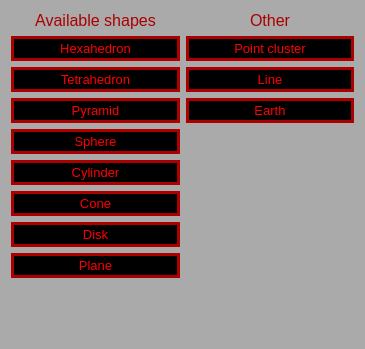
<?xml version="1.0" encoding="UTF-8"?>
<ui version="4.0">
 <class>NewShapeChoice</class>
 <widget class="QDialog" name="NewShapeChoice">
  <property name="geometry">
   <rect>
    <x>0</x>
    <y>0</y>
    <width>365</width>
    <height>349</height>
   </rect>
  </property>
  <property name="windowTitle">
   <string>Dialog</string>
  </property>
  <property name="styleSheet">
   <string notr="true">background: rgb(170,170,170);</string>
  </property>
  <layout class="QHBoxLayout" name="horizontalLayout">
   <item>
    <layout class="QVBoxLayout" name="verticalLayout">
     <item>
      <widget class="QLabel" name="label">
       <property name="font">
        <font>
         <pointsize>12</pointsize>
        </font>
       </property>
       <property name="styleSheet">
        <string notr="true">color: rgb(170, 0, 0);</string>
       </property>
       <property name="text">
        <string>Available shapes</string>
       </property>
       <property name="alignment">
        <set>Qt::AlignCenter</set>
       </property>
      </widget>
     </item>
     <item>
      <widget class="QPushButton" name="makeHex">
       <property name="font">
        <font>
         <pointsize>10</pointsize>
        </font>
       </property>
       <property name="styleSheet">
        <string notr="true">QPushButton{
border: 3px solid rgb(170, 0, 0);
background: rgb(0, 0, 0);
color: rgb(255, 0, 0);
padding: 2px;
}

QPushButton:hover{
	border: 3px solid rgb(255, 255, 255);
	background: rgb(0, 0, 0);
	color: rgb(255, 255, 255);
	padding: 2px;
}

QPushButton:pressed{
    border: 4px solid rgb(255, 255, 255);
	background: rgb(0, 0, 0);
	color: rgb(255, 255, 255);
	padding: 2px;
	font-weight:bold;
}
</string>
       </property>
       <property name="text">
        <string>Hexahedron</string>
       </property>
      </widget>
     </item>
     <item>
      <widget class="QPushButton" name="makeTetra">
       <property name="font">
        <font>
         <pointsize>10</pointsize>
        </font>
       </property>
       <property name="styleSheet">
        <string notr="true">QPushButton{
border: 3px solid rgb(170, 0, 0);
background: rgb(0, 0, 0);
color: rgb(255, 0, 0);
padding: 2px;
}

QPushButton:hover{
	border: 3px solid rgb(255, 255, 255);
	background: rgb(0, 0, 0);
	color: rgb(255, 255, 255);
	padding: 2px;
}

QPushButton:pressed{
    border: 4px solid rgb(255, 255, 255);
	background: rgb(0, 0, 0);
	color: rgb(255, 255, 255);
	padding: 2px;
	font-weight:bold;
}
</string>
       </property>
       <property name="text">
        <string>Tetrahedron</string>
       </property>
      </widget>
     </item>
     <item>
      <widget class="QPushButton" name="makePyr">
       <property name="font">
        <font>
         <pointsize>10</pointsize>
        </font>
       </property>
       <property name="styleSheet">
        <string notr="true">QPushButton{
border: 3px solid rgb(170, 0, 0);
background: rgb(0, 0, 0);
color: rgb(255, 0, 0);
padding: 2px;
}

QPushButton:hover{
	border: 3px solid rgb(255, 255, 255);
	background: rgb(0, 0, 0);
	color: rgb(255, 255, 255);
	padding: 2px;
}

QPushButton:pressed{
    border: 4px solid rgb(255, 255, 255);
	background: rgb(0, 0, 0);
	color: rgb(255, 255, 255);
	padding: 2px;
	font-weight:bold;
}
</string>
       </property>
       <property name="text">
        <string>Pyramid</string>
       </property>
      </widget>
     </item>
     <item>
      <widget class="QPushButton" name="makeSphere">
       <property name="font">
        <font>
         <pointsize>10</pointsize>
        </font>
       </property>
       <property name="styleSheet">
        <string notr="true">QPushButton{
border: 3px solid rgb(170, 0, 0);
background: rgb(0, 0, 0);
color: rgb(255, 0, 0);
padding: 2px;
}

QPushButton:hover{
	border: 3px solid rgb(255, 255, 255);
	background: rgb(0, 0, 0);
	color: rgb(255, 255, 255);
	padding: 2px;
}

QPushButton:pressed{
    border: 4px solid rgb(255, 255, 255);
	background: rgb(0, 0, 0);
	color: rgb(255, 255, 255);
	padding: 2px;
	font-weight:bold;
}
</string>
       </property>
       <property name="text">
        <string>Sphere</string>
       </property>
      </widget>
     </item>
     <item>
      <widget class="QPushButton" name="makeCyl">
       <property name="font">
        <font>
         <pointsize>10</pointsize>
        </font>
       </property>
       <property name="styleSheet">
        <string notr="true">QPushButton{
border: 3px solid rgb(170, 0, 0);
background: rgb(0, 0, 0);
color: rgb(255, 0, 0);
padding: 2px;
}

QPushButton:hover{
	border: 3px solid rgb(255, 255, 255);
	background: rgb(0, 0, 0);
	color: rgb(255, 255, 255);
	padding: 2px;
}

QPushButton:pressed{
    border: 4px solid rgb(255, 255, 255);
	background: rgb(0, 0, 0);
	color: rgb(255, 255, 255);
	padding: 2px;
	font-weight:bold;
}
</string>
       </property>
       <property name="text">
        <string>Cylinder</string>
       </property>
      </widget>
     </item>
     <item>
      <widget class="QPushButton" name="makeCone">
       <property name="font">
        <font>
         <pointsize>10</pointsize>
        </font>
       </property>
       <property name="styleSheet">
        <string notr="true">QPushButton{
border: 3px solid rgb(170, 0, 0);
background: rgb(0, 0, 0);
color: rgb(255, 0, 0);
padding: 2px;
}

QPushButton:hover{
	border: 3px solid rgb(255, 255, 255);
	background: rgb(0, 0, 0);
	color: rgb(255, 255, 255);
	padding: 2px;
}

QPushButton:pressed{
    border: 4px solid rgb(255, 255, 255);
	background: rgb(0, 0, 0);
	color: rgb(255, 255, 255);
	padding: 2px;
	font-weight:bold;
}
</string>
       </property>
       <property name="text">
        <string>Cone</string>
       </property>
      </widget>
     </item>
     <item>
      <widget class="QPushButton" name="makeDisk">
       <property name="font">
        <font>
         <pointsize>10</pointsize>
        </font>
       </property>
       <property name="styleSheet">
        <string notr="true">QPushButton{
border: 3px solid rgb(170, 0, 0);
background: rgb(0, 0, 0);
color: rgb(255, 0, 0);
padding: 2px;
}

QPushButton:hover{
	border: 3px solid rgb(255, 255, 255);
	background: rgb(0, 0, 0);
	color: rgb(255, 255, 255);
	padding: 2px;
}

QPushButton:pressed{
    border: 4px solid rgb(255, 255, 255);
	background: rgb(0, 0, 0);
	color: rgb(255, 255, 255);
	padding: 2px;
	font-weight:bold;
}
</string>
       </property>
       <property name="text">
        <string>Disk</string>
       </property>
      </widget>
     </item>
     <item>
      <widget class="QPushButton" name="makePlane">
       <property name="font">
        <font>
         <pointsize>10</pointsize>
        </font>
       </property>
       <property name="styleSheet">
        <string notr="true">QPushButton{
border: 3px solid rgb(170, 0, 0);
background: rgb(0, 0, 0);
color: rgb(255, 0, 0);
padding: 2px;
}

QPushButton:hover{
	border: 3px solid rgb(255, 255, 255);
	background: rgb(0, 0, 0);
	color: rgb(255, 255, 255);
	padding: 2px;
}

QPushButton:pressed{
    border: 4px solid rgb(255, 255, 255);
	background: rgb(0, 0, 0);
	color: rgb(255, 255, 255);
	padding: 2px;
	font-weight:bold;
}
</string>
       </property>
       <property name="text">
        <string>Plane</string>
       </property>
      </widget>
     </item>
     <item>
      <spacer name="verticalSpacer">
       <property name="orientation">
        <enum>Qt::Vertical</enum>
       </property>
       <property name="sizeHint" stdset="0">
        <size>
         <width>20</width>
         <height>40</height>
        </size>
       </property>
      </spacer>
     </item>
    </layout>
   </item>
   <item>
    <layout class="QVBoxLayout" name="verticalLayout_2">
     <item>
      <widget class="QLabel" name="label_2">
       <property name="font">
        <font>
         <pointsize>12</pointsize>
        </font>
       </property>
       <property name="styleSheet">
        <string notr="true">color: rgb(170, 0, 0);</string>
       </property>
       <property name="text">
        <string>Other</string>
       </property>
       <property name="alignment">
        <set>Qt::AlignCenter</set>
       </property>
      </widget>
     </item>
     <item>
      <widget class="QPushButton" name="makePoints">
       <property name="font">
        <font>
         <pointsize>10</pointsize>
        </font>
       </property>
       <property name="styleSheet">
        <string notr="true">QPushButton{
border: 3px solid rgb(170, 0, 0);
background: rgb(0, 0, 0);
color: rgb(255, 0, 0);
padding: 2px;
}

QPushButton:hover{
	border: 3px solid rgb(255, 255, 255);
	background: rgb(0, 0, 0);
	color: rgb(255, 255, 255);
	padding: 2px;
}

QPushButton:pressed{
    border: 4px solid rgb(255, 255, 255);
	background: rgb(0, 0, 0);
	color: rgb(255, 255, 255);
	padding: 2px;
	font-weight:bold;
}
</string>
       </property>
       <property name="text">
        <string>Point cluster</string>
       </property>
      </widget>
     </item>
     <item>
      <widget class="QPushButton" name="makeLine">
       <property name="font">
        <font>
         <pointsize>10</pointsize>
        </font>
       </property>
       <property name="styleSheet">
        <string notr="true">QPushButton{
border: 3px solid rgb(170, 0, 0);
background: rgb(0, 0, 0);
color: rgb(255, 0, 0);
padding: 2px;
}

QPushButton:hover{
	border: 3px solid rgb(255, 255, 255);
	background: rgb(0, 0, 0);
	color: rgb(255, 255, 255);
	padding: 2px;
}

QPushButton:pressed{
    border: 4px solid rgb(255, 255, 255);
	background: rgb(0, 0, 0);
	color: rgb(255, 255, 255);
	padding: 2px;
	font-weight:bold;
}
</string>
       </property>
       <property name="text">
        <string>Line</string>
       </property>
      </widget>
     </item>
     <item>
      <widget class="QPushButton" name="makeEarth">
       <property name="font">
        <font>
         <pointsize>10</pointsize>
        </font>
       </property>
       <property name="styleSheet">
        <string notr="true">QPushButton{
border: 3px solid rgb(170, 0, 0);
background: rgb(0, 0, 0);
color: rgb(255, 0, 0);
padding: 2px;
}

QPushButton:hover{
	border: 3px solid rgb(255, 255, 255);
	background: rgb(0, 0, 0);
	color: rgb(255, 255, 255);
	padding: 2px;
}

QPushButton:pressed{
    border: 4px solid rgb(255, 255, 255);
	background: rgb(0, 0, 0);
	color: rgb(255, 255, 255);
	padding: 2px;
	font-weight:bold;
}
</string>
       </property>
       <property name="text">
        <string>Earth</string>
       </property>
      </widget>
     </item>
     <item>
      <spacer name="verticalSpacer_2">
       <property name="orientation">
        <enum>Qt::Vertical</enum>
       </property>
       <property name="sizeHint" stdset="0">
        <size>
         <width>20</width>
         <height>40</height>
        </size>
       </property>
      </spacer>
     </item>
    </layout>
   </item>
  </layout>
 </widget>
 <resources/>
 <connections/>
</ui>
